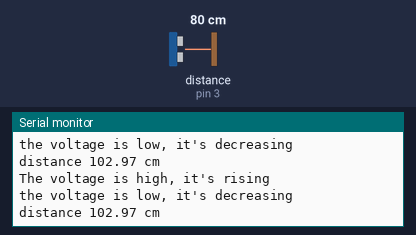
The program below on a simulated Arduino Uno, built with avr-gcc and run on an emulated ATmega328P. Parts: the last lines printed to the serial monitor. Wiring (inferred from the names in the program): ultrasonic range finder: trigger pin 2; echo pin 3. Inputs (shaded band) come from the test bench; at power-on: distance to the obstacle (sensor on pin 3) 80 cm. The echo pulse lasts 58.3 µs per cm.

Above: at 2.8 s.
2.9 s: distance to the obstacle (sensor on pin 3) set to 18 cm
At 3.9 s:
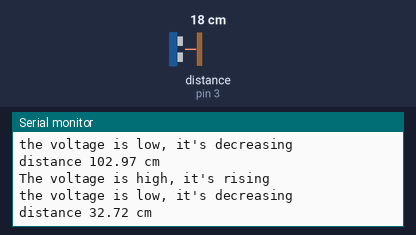
7.1 s: distance to the obstacle (sensor on pin 3) set to 2 cm
At 8.0 s:
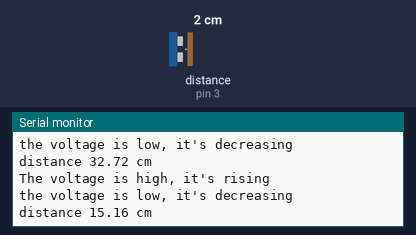
Timing chart, 0 to 10.1 s (numbered marks = the images above; inputs shaded):
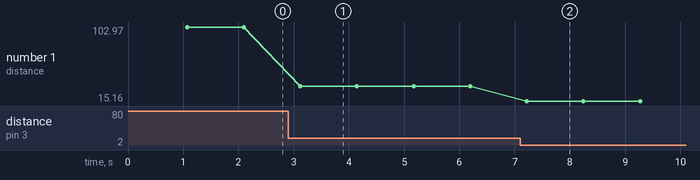

Measured:
- after the input at 2.9 s, the serial monitor: prints a new line after 0.22 s (image 1)
- after the input at 7.1 s, the serial monitor: prints a new line after 0.12 s (image 2)
- plotted number 1: 102.97 → 32.72 after the input at 2.9 s, 32.72 → 15.16 after the input at 7.1 s

The program:

main.cpp
```cpp
#include <Arduino.h>

const int trig=2;  // make it constant
#define trig 2 // same as line 3
#define echo 3
// unsigned no sign, positive
// long: an int with twice memory
unsigned long t0=0;
unsigned long t1=0;
unsigned long t2=micros ();
bool available=false;

// it gets called when the echo changes
void interrupt_function(){
   if(digitalRead(echo)==HIGH){
       Serial.println("The voltage is high, it's rising");
       t1= micros();
   }
   else if(digitalRead(echo)==LOW){
       Serial.println("the voltage is low, it's decreasing");
       t2=micros();
       Serial.println("distance "+ String(0.0343*(t2-t1)/2.0)+" cm"); // 343 is speed of sound in m/s
   }
// print if it is rising, otherwise print it's falling

   //Serial.println("Hello Im an interrupt");
}

void setup(){
//set up serial and pins
Serial.begin(9600);
//Serial.println("Hello Im setup");
pinMode(trig,OUTPUT);
pinMode(echo,INPUT);

// Timer1.initialize(100000)
// Timer1.attachInterrupt(trigger);

//Interrupt function to runs when the echo changes:
attachInterrupt(digitalPinToInterrupt(echo),interrupt_function,CHANGE);

}

void loop(){

if(millis()-t0>1000){ // If 0.5 second has passed
   //Serial.println("Hello I'm past 500ms");
   digitalWrite(trig,HIGH);
   // delay(0.01);
   delayMicroseconds(10);
   digitalWrite(trig,LOW);
   t0=millis();
}

if(available){
   noInterrupts(); // turns off all interrupts
   unsigned long t1a=t1;
   unsigned long t2a=t2;
   Serial.print(0.0343*(t2-t1)/2.0);
   available=false;

}

   // delay(100);
}


// step 1: take the time using millis, store it in t0
// step 2:take the time later, and if t-t0 is more than 100, 100ms have passed)
```
